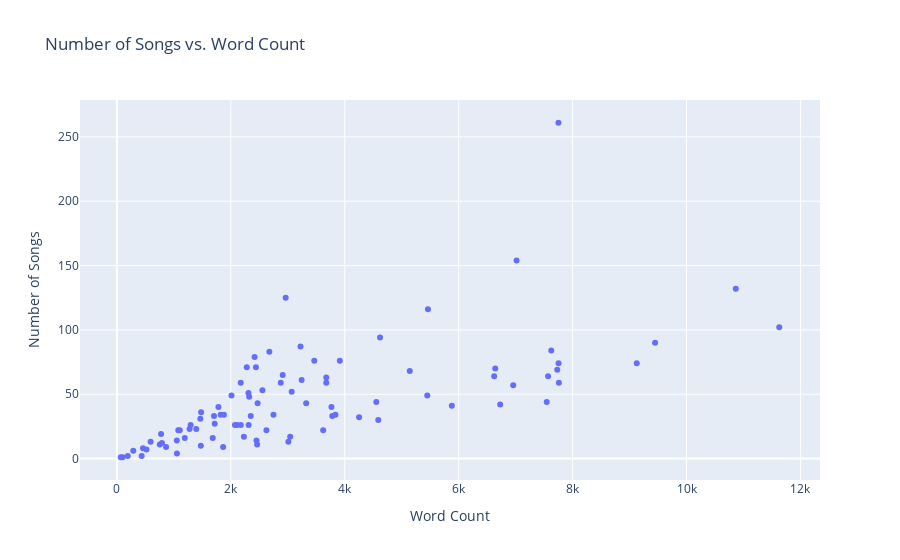

This figure's notebook cell:
### Markdown cell above
### Checking the Vocabulary of the Artists

### Code cell
grouped_data = data.groupby("interpret")

tokenized_words = grouped_data["lyrics"].apply(lambda x: ' '.join(x).split())

unique_word_counts = tokenized_words.apply(lambda x: len(set(x)))

num_songs = grouped_data.size()


df = pd.DataFrame({'Interpret': unique_word_counts.index, 'Word Count': unique_word_counts, 'Number of Songs': num_songs})

fig = px.scatter(df, x='Word Count', y='Number of Songs', hover_data=['Interpret'], title='Number of Songs vs. Word Count')

fig.show()

### Figure 1 — Plotly figure (JSON) as saved in the notebook; plotly's stock layout.template omitted (floating-point values rounded to 4 significant figures)
{"data": [{"customdata": [["257ers"], ["Absolute Beginner"], ["Adel Tawil"], ["Alligatoah"], ["Andrea Berg"], ["Andreas Bourani"], ["Andreas Gabalier"], ["AnnenMayKantereit"], ["Annett Louisan"], ["Antilopen Gang"], ["Beginner"], ["Bela B"], ["Bosse"], ["Broilers"], ["Bushido"], ["Casper"], ["Christian Anders"], ["Clueso"], ["Costa Cordalis"], ["Cro"], ["Culcha Candela"], ["DJ Tomekk"], ["Deichkind"], ["Dendemann"], ["Die Fantastischen Vier"], ["Die Ärzte"], ["Dieter Thomas Kuhn"], ["Eko Fresh"], ["Farid Bang"], ["Feine Sahne Fischfilet"], ["Fettes Brot"], ["Fler"], ["Frittenbude"], ["Fünf Sterne Deluxe"], ["Genetikk"], ["Grossstadtgeflüster"], ["Guildo Horn"], ["Heino"], ["Helene Fischer"], ["Herbert Grönemeyer"], ["Jan Delay"], ["Jennifer Rostock"], ["Juli"], ["K.I.Z."], ["Karel Gott"], ["Kay One"], ["Kettcar"], ["Killerpilze"], ["Kollegah"], ["Kool Savas"], ["Kraftklub"], ["Madsen"], ["Marius Müller-Westernhagen"], ["Mark Forster"], ["Marsimoto"], ["Massive Töne"], ["Max Giesinger"], ["Max Herre"], ["Michael Wendler"], ["Moop Mama"], ["Namika"], ["Nena"], ["Nina Hagen"], ["OK KID"], ["PUR"], ["Peter Fox"], ["Peter Maffay"], ["Philipp Poisel"], ["Prinz Pi"], ["Rammstein"], ["Rosenstolz"], ["Roy Black"], ["SDP"], ["Samy Deluxe"], ["Seeed"], ["Sido"], ["Silbermond"], ["Spider Murphy Gang"], ["Sportfreunde Stiller"], ["Summer Cem"], ["Tiemo Hauer"], ["Tim Bendzko"], ["Tokio Hotel"], ["Tomte"], ["Udo Jürgens"], ["Udo Lindenberg"], ["Von wegen Lisbeth"], ["Wir Sind Helden"], ["Wolfgang Petry"], ["Xavier Naidoo"], ["Yvonne Catterfeld"]], "hovertemplate": "Word Count=%{x}<br>Number of Songs=%{y}<br>Interpret=%{customdata[0]}<extra></extra>", "legendgroup": "", "marker": {"color": "#636efa", "symbol": "circle"}, "mode": "markers", "name": "", "orientation": "v", "showlegend": false, "type": "scatter", "x": [3042, 2462, 1052, 7759, 2963, 791, 101, 776, 3243, 4589, 3622, 1192, 2323, 2911, 10865, 5449, 863, 3914, 592, 5142, 2230, 1054, 6642, 4252, 7754, 7752, 519, 6958, 7731, 753, 9448, 7626, 2072, 1865, 7570, 1822, 68, 288, 2417, 5461, 2109, 3676, 1465, 9127, 435, 4554, 2877, 1879, 7546, 6729, 2176, 1783, 3465, 3069, 1683, 3011, 1276, 3781, 2280, 3837, 2313, 3224, 2350, 2749, 4620, 1474, 2310, 1104, 11628, 2441, 2174, 458, 3767, 5880, 2625, 6624, 3676, 1393, 2555, 2451, 1078, 1295, 1479, 1705, 1717, 7017, 191, 2471, 2677, 3323, 2012], "xaxis": "x", "y": [17, 11, 14, 59, 125, 12, 1, 19, 61, 30, 22, 16, 48, 65, 132, 49, 9, 76, 13, 68, 17, 4, 70, 32, 74, 261, 7, 57, 69, 11, 90, 84, 26, 9, 64, 34, 1, 6, 79, 116, 26, 59, 31, 74, 2, 44, 59, 34, 44, 42, 26, 40, 76, 52, 16, 13, 23, 33, 71, 34, 26, 87, 33, 34, 94, 10, 51, 22, 102, 71, 59, 8, 40, 41, 22, 64, 63, 23, 53, 14, 22, 26, 36, 33, 27, 154, 2, 43, 83, 43, 49], "yaxis": "y"}], "layout": {"legend": {"tracegroupgap": 0}, "title": {"text": "Number of Songs vs. Word Count"}, "xaxis": {"anchor": "y", "domain": [0, 1], "title": {"text": "Word Count"}}, "yaxis": {"anchor": "x", "domain": [0, 1], "title": {"text": "Number of Songs"}}}}
